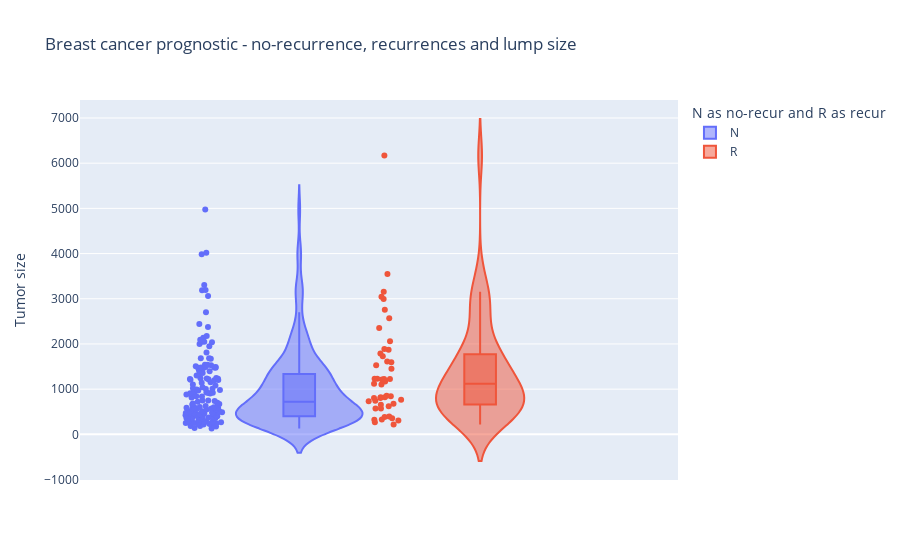

Notebook code cell kept with this figure:
### Code cell
fig2 = px.violin(df, 
                 y="volume", 
                 points='all', 
                 box=True, 
                 color='Outcome',
                 labels={'Outcome':'N as no-recur and R as recur', 'volume': 'Tumor size'}, 
                 title = 'Breast cancer prognostic - no-recurrence, recurrences and lump size', 
                 hover_name='Outcome')
fig2.show()

### Figure 1 — Plotly figure (JSON) as saved in the notebook; plotly's stock layout.template omitted (floating-point values rounded to 4 significant figures; data arrays with more than 128 entries replaced by an {"elided": "..."} marker saying what was removed)
{"data": [{"alignmentgroup": "True", "box": {"visible": true}, "hovertemplate": "<b>%{hovertext}</b><br><br>N as no-recur and R as recur=N<br>Tumor size=%{y}<extra></extra>", "hovertext": {"elided": "151 str values"}, "legendgroup": "N", "marker": {"color": "#636efa"}, "name": "N", "offsetgroup": "N", "orientation": "v", "points": "all", "scalegroup": "True", "showlegend": true, "type": "violin", "x0": " ", "xaxis": "x", "y": {"elided": "151 float values"}, "y0": " ", "yaxis": "y"}, {"alignmentgroup": "True", "box": {"visible": true}, "hovertemplate": "<b>%{hovertext}</b><br><br>N as no-recur and R as recur=R<br>Tumor size=%{y}<extra></extra>", "hovertext": ["R", "R", "R", "R", "R", "R", "R", "R", "R", "R", "R", "R", "R", "R", "R", "R", "R", "R", "R", "R", "R", "R", "R", "R", "R", "R", "R", "R", "R", "R", "R", "R", "R", "R", "R", "R", "R", "R", "R", "R", "R", "R", "R", "R", "R", "R", "R"], "legendgroup": "R", "marker": {"color": "#EF553B"}, "name": "R", "offsetgroup": "R", "orientation": "v", "points": "all", "scalegroup": "True", "showlegend": true, "type": "violin", "x0": " ", "xaxis": "x", "y": [1450.0, 321.0, 571.4, 393.3, 805.7, 1787.0, 1887.0, 1121.0, 355.3, 1529.0, 741.7, 386.0, 266.8, 843.7, 1594.0, 851.6, 1224.0, 1871.0, 1229.0, 1614.0, 3156.0, 327.7, 305.0, 1728.0, 822.8, 1232.0, 652.8, 2996.0, 2356.0, 574.6, 3046.0, 1167.0, 3550.0, 763.6, 2569.0, 2060.0, 806.1, 220.2, 623.5, 821.9, 1104.0, 1225.0, 1214.0, 6168.0, 732.2, 676.1, 2758.0], "y0": " ", "yaxis": "y"}], "layout": {"legend": {"title": {"text": "N as no-recur and R as recur"}, "tracegroupgap": 0}, "title": {"text": "Breast cancer prognostic - no-recurrence, recurrences and lump size"}, "violinmode": "group", "xaxis": {"anchor": "y", "domain": [0, 1]}, "yaxis": {"anchor": "x", "domain": [0, 1], "title": {"text": "Tumor size"}}}}
